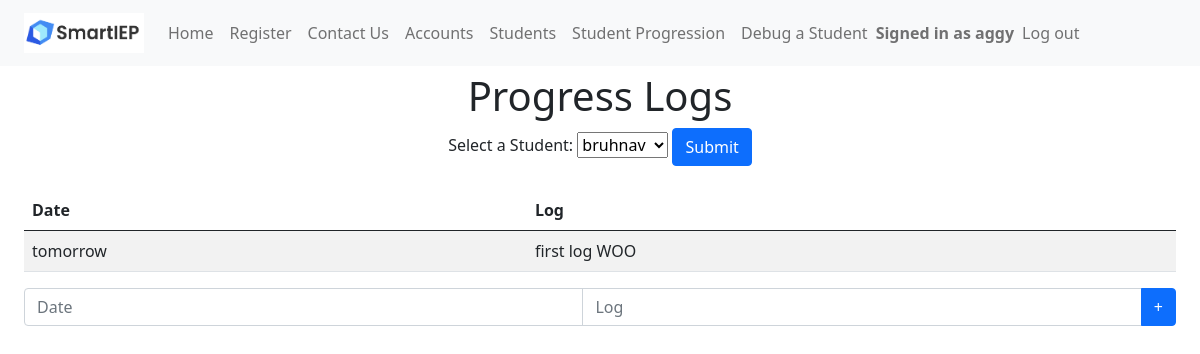
The app's page /logs (signed in) with its own data.
### app.py (models this page shows, shortened)
class Accounts(UserMixin, db.Model):
	__tablename__ = 'accounts'
	account_id = db.Column(db.Integer, primary_key=True)
	callname = db.Column(db.String(200),nullable=False)
	username = db.Column(db.String(200),nullable=False)
	password = db.Column(db.String(200),nullable=False)

class Logs(db.Model):
	__tablename__ = 'logs'
	student_id = db.Column(db.Integer, primary_key=True)
	date = db.Column(db.String(200),nullable=False)
	log = db.Column(db.String(500),nullable=False)

### app.py (the view)
@main.route("/logs", methods=('GET', 'POST'))
@login_required
def logs():
	logs = Logs.query.all()
	students = Students.query.all()
	return(render_template("progresslogs.html", logs=logs, students=students))

### app.py (called while the page is built)
@login_manager.user_loader
def load_user(account_id):
    return Accounts.query.get(int(account_id))

@app.context_processor
def utility_processor():
	def parse_tasks(newData):
		if (newData != ""):
			goalArrays = []
			for i in range(MAX_GOALS):
				goalArrays.append([])
			parts = newData[:-1].split(";")
			counter = 0
			for part in parts:
				if part[1] == "[":
					part = re.sub("\[.*?\]","[]",part)
					part = part.replace("[","").replace("]","")
					goalArrays[counter].append(part)
					counter = counter + 1
			for part in parts:
				if part[1] == "(":
					goalKey = int(part[part.find("(")+1:part.find(")")])
					part = re.sub("\(.*?\)","()",part)
					part = part.replace("(","").replace(")","")
					goalArrays[goalKey].append(part)
			return goalArrays
		else:
			return []
	return dict(parse_tasks=parse_tasks)

### templates/progresslogs.html (shortened to what this page needs)
<!DOCTYPE html>
<html lang="en">
    <head>
        <link href="https://cdn.jsdelivr.net/npm/bootstrap@5.0.2/dist/css/bootstrap.min.css" rel="stylesheet">
    </head>
    <header>
      {% include 'nav.html' %}
    </header>
    <body>
        <div class="content">
            <div style="text-align: center">
                <h1 class="mt-5">Progress Logs</h1>
                <form action="/renderlogs">
                    <label for="selectstudent">Select a Student:</label>
                    <select id="selectstudent" name="selectstudent">
                        {% for student in students %}
                        <option value="{{ student.id }}">{{ student.name }}</option>
                        {% endfor %}
                    </select>
                    <button class="btn btn-primary" type="submit">Submit</button>
                </form>
            </div>
            <div class="m-4">
                <table class="table table-striped">
                    <thead>
                        <tr>
                            <th scope="col">Date</th>
                            <th scope="col">Log</th>
                        </tr>
                    </thead>
                    <tbody>
                        {% for log in logs %}
                        <tr>
                            <td>{{ log.date }}</td>
                            <td>{{ log.log }}</td>
                        </tr>
                        {% endfor %}
                    </tbody>
                </table>
                <form action="/modifylogs">
                    <div class="input-group">
                        <input class="form-control" name="logdate" id="logdate" placeholder="Date">
                        <input class="form-control" name="logtext" id="logtext" placeholder="Log">
                        <button class="btn btn-primary" type="submit">+</button>
                    </div>
                </form>
            </div>
        </div>
    </body>
</html>

### templates/nav.html (shortened to what this page needs)
<nav class="px-4 navbar fixed-top navbar-expand-lg navbar-light bg-light">
    <a class="navbar-brand" href="/"><img src="static\smartieplogo.png" width="120" height="40"></a>
    <div>
      <ul class="navbar-nav mr-auto">
        <li class="nav-item active">
          <a class="nav-link" href="/signin">Home</a>
        </li>
        <li class="nav-item">
          <a class="nav-link" href="/register">Register</a>
        </li>
        <li class="nav-item">
          <a class="nav-link" href="/contactus">Contact Us</a>
        </li>
        {% if current_user.is_authenticated %}
        <li class="nav-item">
          <a class="nav-link" href="/accounts">Accounts</a>
        </li>
        <li class="nav-item">
          <a class="nav-link" href="/students">Students</a>
        </li>
        <li class="nav-item">
          <a class="nav-link" href="/logs">Student Progression</a>
        </li>
        <li class="nav-item">
          <a class="nav-link" href="/terminatestudent">Debug a Student</a>
        </li>
        <span class="navbar-text navbar-right">
          <b>Signed in as {{ current_user.callname }}</b>
        </span>
        <li class="nav-item">
          <a class="nav-link" href="/logout">Log out</a>
        </li>
      </ul>
        {% endif %}
    </div>
  </nav>

### records on screen
Accounts: callname "aggy"
Logs: date "tomorrow", log "first log WOO"

### other values on screen
form field selectstudent "bruhnav"
